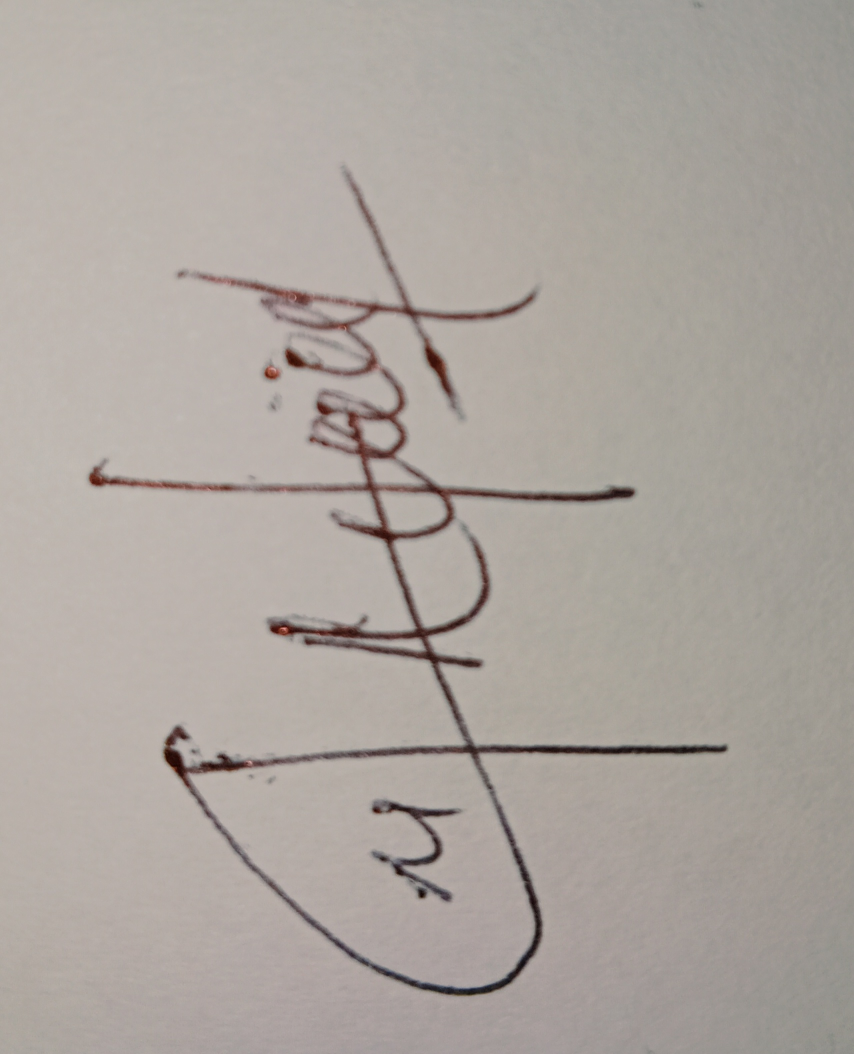
#> input picture Tanda Tangan Kelas A/TTD NAtsya labaso/IMG_20241216_015451.jpg, 1708 x 2108 px, found by its file name (shown at 1/2 size); its folder holds only this picture in this run
$ python Train.py
#> lines starting #> are read from the running program, lines starting #| are printed output that depends on the picture
# Import modules
import numpy as np
import cv2
import os
from sklearn.model_selection import train_test_split
from sklearn.ensemble import RandomForestClassifier
from sklearn.metrics import classification_report, confusion_matrix, ConfusionMatrixDisplay
import matplotlib.pyplot as plt

# Preprocessing Data
# Load images and split into training and testing sets
def prepare_data(data_dir, img_size=(128, 128), test_split=0.2):
    """Load images, resize them, and split into training and testing sets."""
#> called with data_dir = 'Tanda Tangan Kelas A', img_size = (128, 128), test_split = 0.2
    data, labels = [], []
    class_names = os.listdir(data_dir)

    for idx, class_name in enumerate(class_names):
        class_dir = os.path.join(data_dir, class_name)
        if os.path.isdir(class_dir):
            for img_name in os.listdir(class_dir):
                img_path = os.path.join(class_dir, img_name)
                img = cv2.imread(img_path, cv2.IMREAD_GRAYSCALE)
#> img: shape (2108, 1708); min 6, max 191, mean 166.1
                if img is not None:
                    img = cv2.resize(img, img_size)
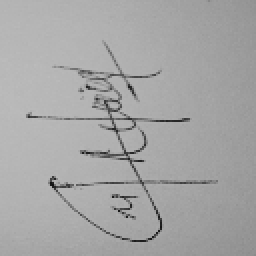
#> img: shape (128, 128) (shown 2 times larger); min 18, max 187, mean 166.1
                    data.append(img.flatten())
                    labels.append(idx)
#> pass 2 of the loop in prepare_data, `for idx, class_name in enumerate(class_names):`:
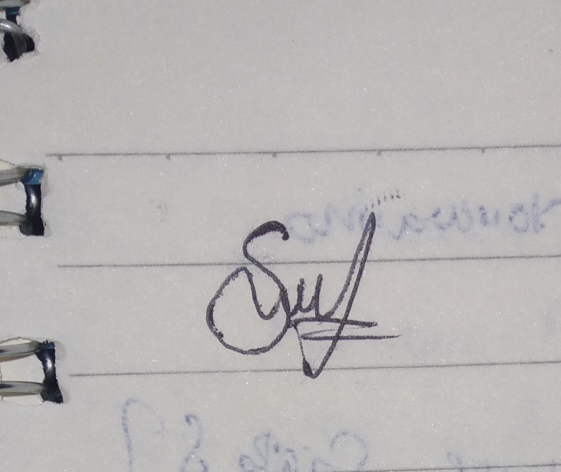
#> input picture Tanda Tangan Kelas A/TTD SUPARMAN/Suparman1.jpg, 1121 x 944 px, found by its file name (shown at 1/2 size)
#> in prepare_data, `img = cv2.resize(img, img_size)`:
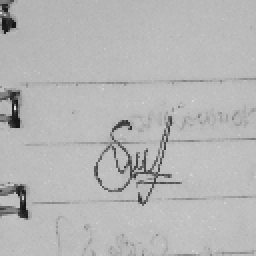
#> img: shape (128, 128) (shown 2 times larger); min 19, max 229, mean 181.6

    data = np.array(data) / 255.0  # Normalize pixel values to [0, 1]
    labels = np.array(labels)

    # Return data, labels, and class names
    return data, labels, class_names

def Random_forest(X_train, y_train, X_test):
    # Classification with Random Forest
    rf = RandomForestClassifier(n_estimators=100)
    rf.fit(X_train, y_train)
    return rf.predict(X_test)

# Function to display confusion matrix
def display_confusion_matrix(y_test, y_pred, title):
    cm = confusion_matrix(y_test, y_pred)
    disp = ConfusionMatrixDisplay(confusion_matrix=cm)
    disp.plot(cmap=plt.cm.Greens)
    plt.title(title)
    plt.show()

if __name__ == '__main__':
    # Load data
    X, y, class_names = prepare_data("Tanda Tangan Kelas A")  # Adjust path as needed
#> y = [0, 1]; class_names = ['TTD NAtsya labaso', 'TTD SUPARMAN', 'Train.py']

    # Split dataset into training and testing
    X_train, X_test, y_train, y_test = train_test_split(X, y, test_size=0.2, random_state=42)
#> y_train = [0]; y_test = [1]

    # Classification with Random Forest
    y_pred_rf = Random_forest(X_train, y_train, X_test)
#> y_pred_rf = [0]
    print("Random Forest Classification Report:")
    print(classification_report(y_test, y_pred_rf))
#|               precision    recall  f1-score   support
#|            0       0.00      0.00      0.00       0.0
#|            1       0.00      0.00      0.00       1.0
#|     accuracy                           0.00       1.0
#|    macro avg       0.00      0.00      0.00       1.0
#| weighted avg       0.00      0.00      0.00       1.0
    display_confusion_matrix(y_test, y_pred_rf, "Random Forest Confusion Matrix")
#> in display_confusion_matrix, `cm = confusion_matrix(y_test, y_pred)`: cm = [[0, 0], [1, 0]]
#> in display_confusion_matrix, `plt.show()`:
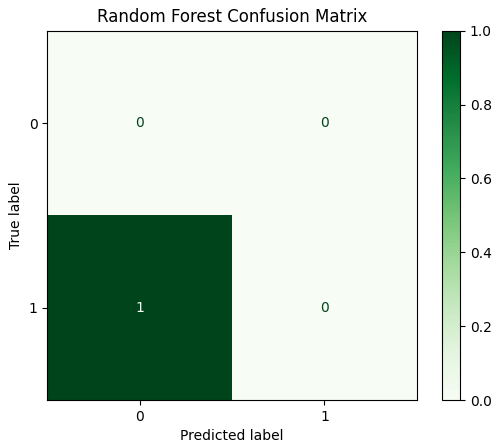
#> figure drawn by matplotlib, 2 panels
